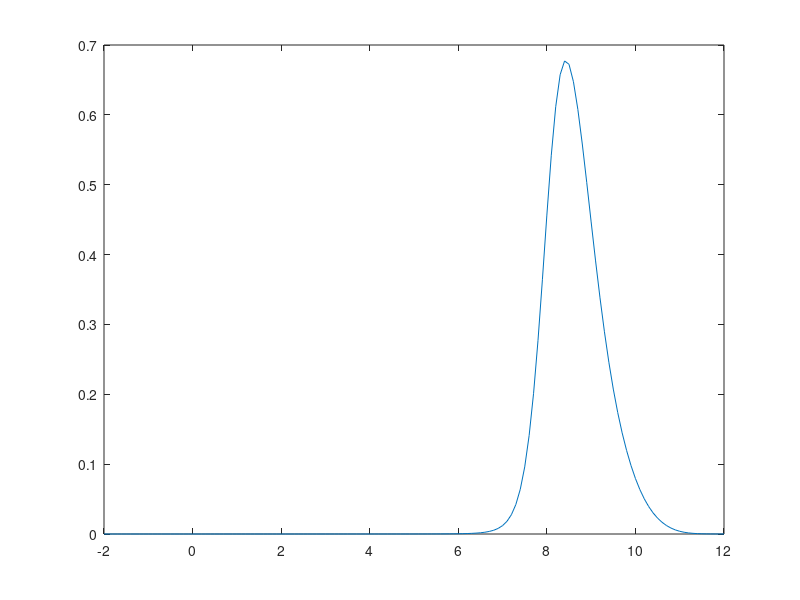

Write MATLAB code to recreate this figure.
%Part a)
% Grid of 140 dots (including both endpoints makes it 141) between -2 to 12.
% Since (12+2)/.1 = 140, this is exactly steps of .1
t = linspace(-2,12,141);

% Part b)
%Observed data
y = [0 10 9 8 11 3 3 8 8 11];
n = 10;

% As provided, the postiere distribution is such:

g =@(theta) prod( 1./(1+(y - theta).^2) );
X = [];
for i = 1:141
    X(i) = g(t(i));
end

% Since we know all distributions integrate to 1, we can
% easily scale this distribution:
sum = 0;
for i = 2:141
    sum = sum + X(i)*(t(i) - t(i-1));
    % t(i) - t(i-1) % Uncomment to verify that t(i) - t(i-1)
    % really is .1.
end
X = X./sum;

% Part C)

plot(t,X);

% Part d)

%To increase accuracy of standard deviation and mean, I wanted to turn
%up the accuracy.
t = linspace(-2,12,10001);
X = [];
%Redo the calcuations
for i = 1:10001
    X(i) = g(t(i));
end
sum = 0;
for i = 2:10001
    sum = sum + X(i)*(t(i) - t(i-1));
end
X = X./sum;

%Riemann sum.
Average = 0;
for i = 2:10001 
    Average = Average + t(i)* X(i)*(t(i) - t(i-1));
    % integrate -2 to 12: x*f(x)*dx. x = t(i). X(i) = f(x). dx = t(i) - t(i-1)
end

Squaredaverage = 0;
for i = 2:10001 
    Squaredaverage = Squaredaverage + t(i)^2* X(i)*(t(i) - t(i-1)); 
    % E[X^2] = integrate -2 to 12: x^2*f(x)*dx. x = t(i). X(i) = f(x). dx = t(i) - t(i-1)
end
%variance = E[X^2] - E[X]^2
std = Squaredaverage - Average^2;

Average
std

